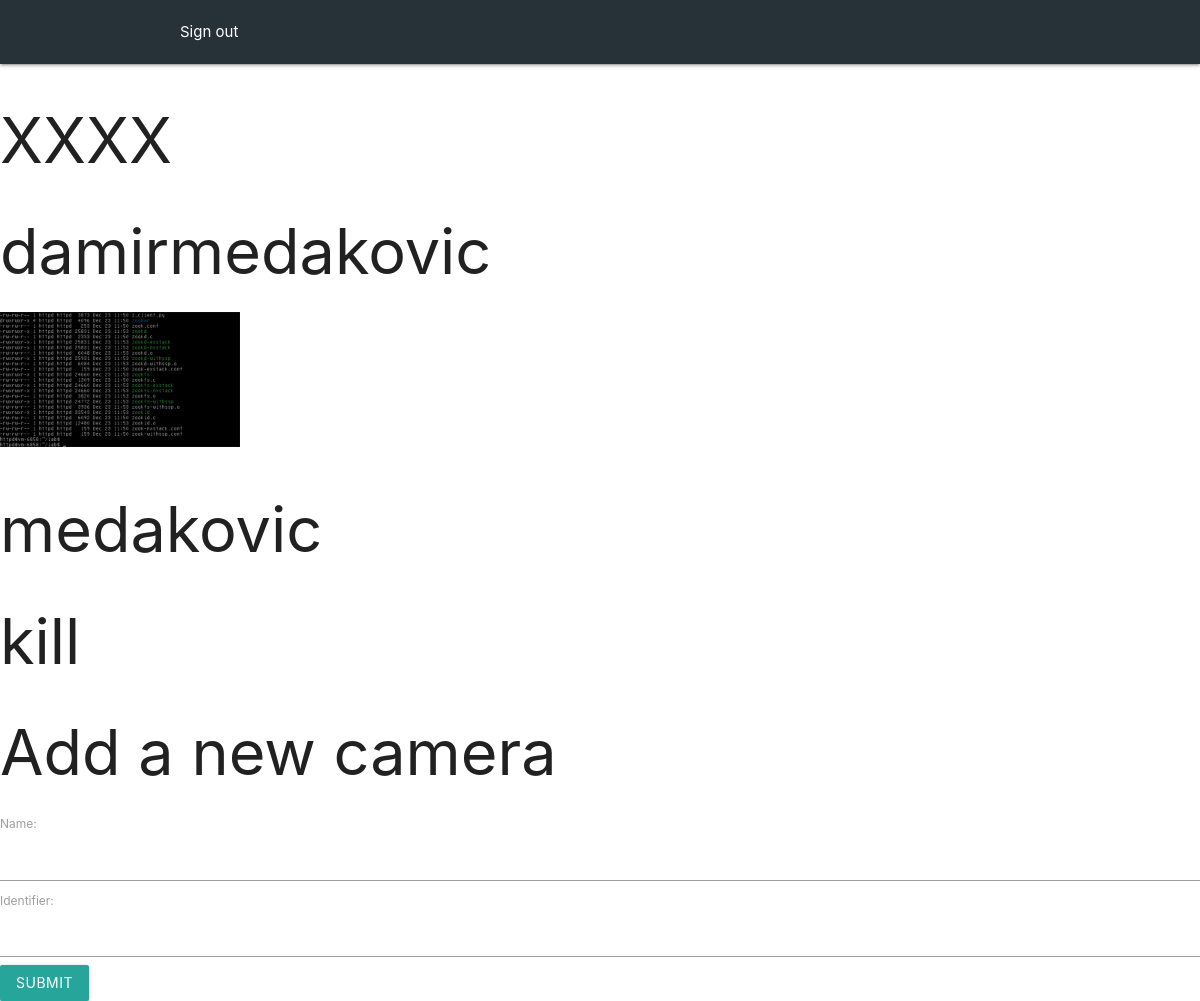
The page /dashboard/ (signed in) on the database its author committed.
### dashboard/models.py (models this page shows, shortened)
class SecurityCamera(models.Model):
    name = models.CharField(max_length=25, default="default name")
    owners = models.ManyToManyField(User, default=1, related_name='owners')
    identifier = models.CharField(max_length=25, default="default")

### dashboard/views.py (the view)
# urls.py: path('', views.home, name='home'),
def home(request):
	update_folders(request)
	form = AddCameraForm()
	owned_cameras = SecurityCamera.objects.filter(owners=request.user)
	owned_cameras_id = []
	for camera in owned_cameras:
		owned_cameras_id.append(camera.identifier)
	owned_cameras_id = set(owned_cameras_id)
	cameras_dictionary = {}
	for cam in owned_cameras_id:
		cameras_dictionary[f'{cam}'] = os.listdir(f'surveillance/media/{cam}')
	context = {'cameras_dictionary': cameras_dictionary,
			   'camera_form': form
				}
	return render(request, "dashboard/home.html", context)

### dashboard/forms.py
class AddCameraForm(forms.Form):
	name = forms.CharField(max_length=25)
	identifier = forms.CharField(max_length=25)

### dashboard/views.py (called while the page is built)
def update_folders(request):
	owned_cameras = SecurityCamera.objects.filter(owners=request.user)
	owned_cameras_id = []
	for camera in owned_cameras:
		owned_cameras_id.append(camera.identifier)
	owned_cameras_id = set(owned_cameras_id)
	existing_folders = os.listdir('surveillance/media/')
	existing_folders.remove('client_script.py')
	for fld in owned_cameras_id:
		if fld not in existing_folders:
			relative_path = f'surveillance/media/{fld}'
			path = os.path.join(BASE_DIR, relative_path)
			os.mkdir(path)

### dashboard/templates/dashboard/home.html (shortened to what this page needs)
<!DOCTYPE html>
<html lang="en">
<head>
    {% load static %}
    <link rel="stylesheet" href="https://cdnjs.cloudflare.com/ajax/libs/materialize/1.0.0/css/materialize.min.css">
</head>
<body>
<nav class="nav blue-grey darken-4">
    <div class="nav-wrapper">
        <div class="container">
            <a href="{% url 'users:logout' %}">Sign out</a>
        </div>
    </div>
</nav>
    {% for key, values in cameras_dictionary.items %}
    <h1>{{key}}</h1>
    {% for v in values %}
    <img src="/media/{{key}}/{{v}}" width=240>
    {% endfor %}
    {% endfor %}
<h1>Add a new camera</h1>
<form action="create-camera/" method="POST">
    {{ camera_form }}
    <button type='submit' class="waves-effect waves-light btn">Submit</button>
</form>

### dashboard/templates/dashboard/home.html (style rules this page uses)
a { color: black; text-decoration: none; }

### rows shown on the page
SecurityCamera: cameras_dictionary "XXXX"
SecurityCamera: cameras_dictionary "damirmedakovic", identifier (picture)
SecurityCamera: cameras_dictionary "medakovic"
SecurityCamera: cameras_dictionary "kill"
